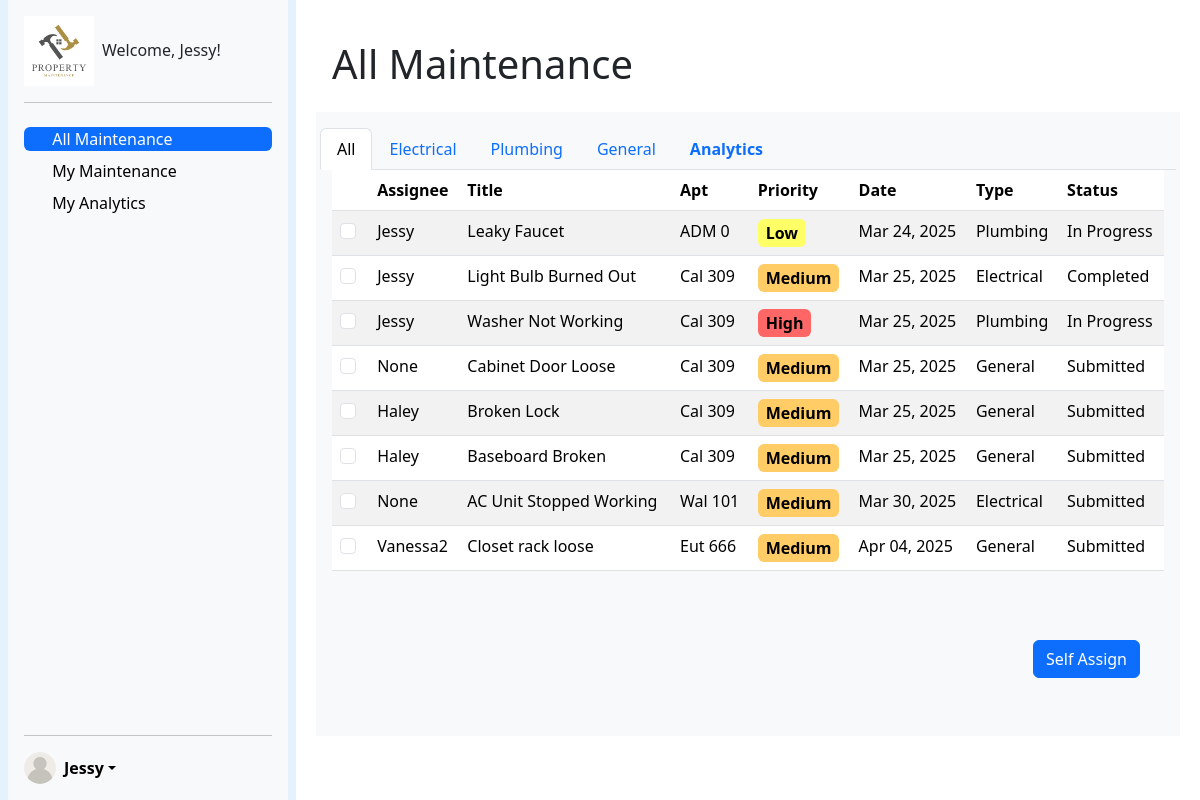
The page /admin-dashboard/ (signed in) on the database as committed earlier.
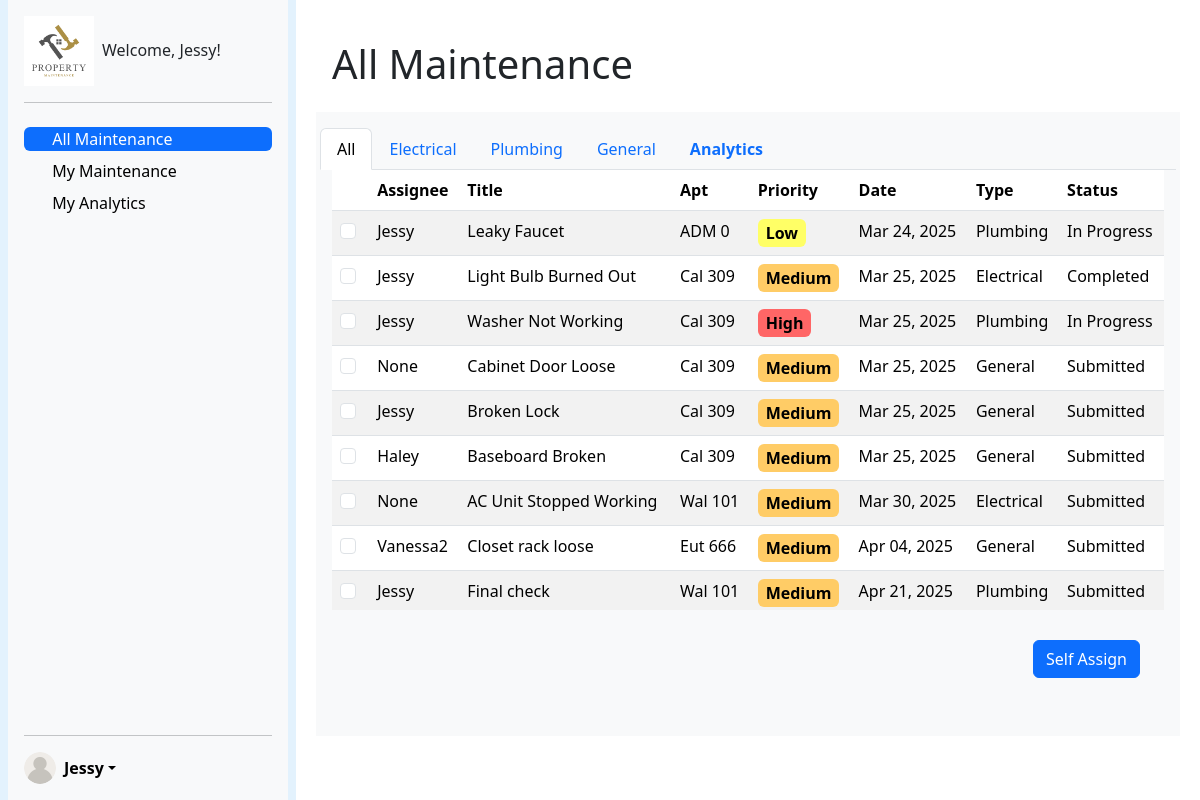
The same page on the database as committed later.
### ticketsystem/models.py (models this page shows, shortened)
class Ticket(models.Model):
    title = models.CharField(max_length=200)
    description = models.TextField()
    CATEGORY_CHOICES = [
        ('electrical', 'Electrical'),
        ('plumbing', 'Plumbing'),
        ('general', 'General'),
    ]
    category = models.CharField(max_length=20, choices=CATEGORY_CHOICES)
    STATUS_CHOICES = [
        ('submitted', 'Submitted'),
        ('in_progress', 'In Progress'),
        ('completed', 'Completed'),
    ]
    status = models.CharField(max_length=20, choices=STATUS_CHOICES, default='submitted')
    PRIORITY_CHOICES = [
        ('low', 'Low'),
        ('medium', 'Medium'),
        ('high', 'High'),
    ]
    priority = models.CharField(max_length=10, choices=PRIORITY_CHOICES, default='medium')
    created_date = models.DateTimeField(auto_now_add=True)
    updated_date = models.DateTimeField(auto_now=True)
    completed_date = models.DateTimeField(null=True, blank=True) # based on status
    image = models.ImageField(upload_to='ticket_images/', null=True, blank=True)
    submitter = models.ForeignKey(settings.AUTH_USER_MODEL, on_delete=models.CASCADE, related_name='submitted_tickets')
    assigned_admin = models.ForeignKey(settings.AUTH_USER_MODEL, on_delete=models.SET_NULL, null=True, blank=True, related_name='assigned_tickets')

class UserProfile(models.Model):
    user = models.OneToOneField(User, on_delete=models.CASCADE)
    ROLE_CHOICES = [
        ('tenant', 'Tenant'),
        ('admin', 'Admin'),
    ]
    role = models.CharField(max_length=10, choices=ROLE_CHOICES, default='tenant')
    building_name = models.CharField(max_length=100, blank=True, null=True)
    apartment_number = models.CharField(max_length=10, blank=True, null=True)
    employee_id = models.CharField(max_length=100, blank=True, null=True)

### ticketsystem/views.py (the view)
# urls.py: path('admin-dashboard/', admin_dashboard, name='admin_dashboard'),
@login_required(login_url="/")
def admin_dashboard(request):
    userProfile = UserProfile.objects.get(user=request.user)
    if userProfile.role == "tenant":
        return redirect('tenant_dashboard')
    if request.method == 'POST':
        selected_checkboxes = request.POST.getlist('my_checkboxes[]')
        for selected_id in selected_checkboxes:
            ticket = Ticket.objects.get(id=selected_id)
            ticket.assigned_admin = request.user
            ticket.save()
    tickets = Ticket.objects.all()
    total_tickets = tickets.count()
    submitted = tickets.filter(status='submitted').count()
    in_progress = tickets.filter(status='in_progress').count()
    completed = tickets.filter(status='completed').count()
    high_priority = tickets.filter(priority='high').count()
    by_category = tickets.values('category').annotate(count=Count('id'))
    by_priority = tickets.values('priority').annotate(count=Count('id'))
    today = timezone.now().date()
    last_7_days = [
        {
            'date': (today - timedelta(days=i)).strftime('%b %d'),
            'count': tickets.filter(created_date__date=(today - timedelta(days=i))).count()
        }
        for i in range(6, -1, -1)
    ]
    context = {
        'user': request.user,
        'tickets': tickets,
        'total_tickets': total_tickets,
        'submitted': submitted,
        'in_progress': in_progress,
        'completed': completed,
        'high_priority': high_priority,
        'by_category': list(by_category),
        'by_priority': list(by_priority),
        'last_7_days': last_7_days,
    }
    return render(request, 'admin_dashboard.html', context)

### ticketsystem/templates/admin_dashboard.html (shortened to what this page needs)
{% load static %}
<!DOCTYPE html>
<html>
<head>
    {% load bootstrap5 %}
    {% bootstrap_css %}
    <link rel="stylesheet" href="{% static 'priority.css' %}">
</head>
<body>
    <div class="container-fluid">
        <div class="row flex-nowrap">
            <div class="col-auto px-sm-2 px-0" style="background-color: #e3f2fd; ">
                <div class="d-flex flex-column flex-shrink-0 p-3 bg-body-tertiary min-vh-100" style="width: 280px;">
                    <div class="d-flex align-items-center mb-3 mb-md-0 me-md-auto text-decoration" style="max-width:270px;">
                        <img src="../../media/logo_light.png" class="bi pe-none me-2" style="max-width:70px;" alt="Property Maintenance">
                        <span class="navbar-brand mb-0 h1 text-wrap">Welcome, {{ user.username|capfirst }}!</span>
                    </div>
                    <hr>
                    <ul class="nav nav-pills flex-column mb-auto">
                        <li class="nav-item mt-2 rounded">
                            <a href="{% url 'admin_dashboard' %}" class="nav-link list-group-item list-group-item-action active" aria-current="page">
                                <svg class="bi pe-none me-2" width="16" height="16"><use xlink:href="#home"></use></svg>
                                All Maintenance
                            </a>
                        </li>
                        <li class="nav-item mt-2 t-2 rounded">
                            <a href="{% url 'admin_my_maintenance' %}" class="nav-link list-group-item list-group-item-action link-body-emphasis">
                                <svg class="bi pe-none me-2" width="16" height="16"><use xlink:href="#speedometer2"></use></svg>
                                My Maintenance
                            </a>
                        </li>
                        <li class="nav-item mt-2 t-2 rounded">
                            <a href="{% url 'admin_my_analytics' %}" class="nav-link list-group-item list-group-item-action link-body-emphasis">
                                <svg class="bi pe-none me-2" width="16" height="16">
                                    <use xlink:href="#bar-chart"></use>
                                </svg>
                                My Analytics
                            </a>
                        </li>
                    </ul>
                    <hr>
                    <div class="dropdown">
                    <a class="d-flex align-items-center link-body-emphasis text-decoration-none dropdown-toggle" data-bs-toggle="dropdown" aria-expanded="false">
                        <img src="../../media/user_icon.png" alt="" width="32" height="32" class="rounded-circle me-2">
                        <strong>{{ user.username|capfirst }}</strong>
                    </a>
                    </div>
                </div>
            </div>
            <div class="col py-3 overflow-hidden" style="height: 100vh;">
                <h1 class="m-4">All Maintenance</h1>
                <div class="col m-2 p-3 justify-content-center bg-light" style="height: 78vh;">
                    <div class="row">
                        <ul class="nav nav-tabs" id="myTab" role="tablist">
                            <li class="nav-item" role="presentation">
                                <a class="nav-link active filter-tab"id="all-tab" data-bs-toggle="tab" data-bs-target="#all" role="tab" aria-controls="all" aria-selected="true">All</a>
                            </li>
                            <li class="nav-item filter-tab" role="presentation">
                                <a class="nav-link" data-filter="electrical" id="electrical-tab" data-bs-toggle="tab" data-bs-target="#electrical" role="tab" aria-controls="electrical" aria-selected="false">Electrical</a>
                            </li>
                            <li class="nav-item filter-tab" role="presentation">
                                <a class="nav-link" data-filter="plumbing" id="plumbing-tab" data-bs-toggle="tab" data-bs-target="#plumbing" role="tab" aria-controls="plumbing" aria-selected="false">Plumbing</a>
                            </li>
                            <li class="nav-item filter-tab" role="presentation">
                                <a class="nav-link" data-filter="general" id="general-tab" data-bs-toggle="tab" data-bs-target="#general" role="tab" aria-controls="general" aria-selected="false">General</a>
                            </li>
                            <li class="nav-item filter-tab" role="presentation">
                                <a class="nav-link" id="analytics-tab" data-bs-toggle="tab" data-bs-target="#analytics" role="tab" aria-controls="analytics" aria-selected="false"><strong>Analytics</strong></a>
                            </li>
                        </ul>
                    </div>
                    <div class="row tab-content" id="myTabContent">
                        <div class="tab-pane fade show active" id="all" role="tabpanel" aria-labelledby="all-tab">
                            <form method="POST" class="w-100" style="height: 55vh;">
                                <div class="w-100 h-100 d-inline-block table-responsive" >
                                    <table class="table table-striped overflow-auto">
                                        <thead>
                                        <tr>
                                            <th scope="col"></th>
                                            <th scope="col">Assignee</th>
                                            <th scope="col">Title</th>
                                            <th scope="col">Apt</th>
                                            <th scope="col">Priority</th>
                                            <th scope="col">Date</th>
                                            <th scope="col">Type</th>
                                            <th scope="col">Status</th>
                                        </tr>
                                        </thead>
                                        <tbody>
                                            {% for ticket in tickets %}
                                                <tr style="cursor: pointer;" onclick="handleRowClick(event, '{% url 'admin_ticket_page' id=ticket.id %}')">
                                                    <th scope="row"><input class="form-check-input me-1"  type="checkbox" name="my_checkboxes[]" value="{{ ticket.id }}" aria-label="checkbox"></th>
                                                    <td>{{ ticket.assigned_admin|capfirst }}</td>
                                                    <td>{{ ticket.title|capfirst }}</td>
                                                    <td>{{ ticket.submitter.userprofile.building_name|slice:3 }} {{ ticket.submitter.userprofile.apartment_number }}</td>
                                                    <td>
                                                        <span class="priority-box {% if ticket.priority == 'low' %}priority-low{% elif ticket.priority == 'medium' %}priority-medium{% elif ticket.priority == 'high' %}priority-high{% endif %}">
                                                            {{ ticket.priority|capfirst }}
                                                        </span>
                                                    </td>
                                                    <td>{{ ticket.created_date|date:"M d, Y" }}</td>
                                                    <td>{{ ticket.category|capfirst }}</td>
                                                    <td>{{ ticket.get_status_display }}</td>
                                                </tr>
                                            {% endfor %}
                                        </tbody>
                                    </table>
                                </div>
                                <div class="d-flex justify-content-end m-4">
                                    <button type="submit" class="btn btn-primary">Self Assign</button>
                                </div>
                            </form>
                        </div>
                    </div>
                </div>
            </div>
        </div>
    </div>
</body>
</html>

### ticketsystem/static/priority.css (style rules this page uses)
.priority-box { display: inline-block; padding: 2px 8px; border-radius: 6px; font-weight: bold; color: #000; }
.priority-low { background-color: #ffff66; }
.priority-medium { background-color: #ffcc66; }
.priority-high { background-color: #ff6666; }

Rows that differ between the two databases and show on the page:
changed Ticket "Broken Lock": assigned_admin "Haley" → "Jessy"
added Ticket: assigned_admin "Jessy", title "Final check", submitter.userprofile.building_name "Wal", submitter.userprofile.apartment_number "101", priority "Medium", created_date "Apr 21, 2025", category "Plumbing", status "Submitted"
